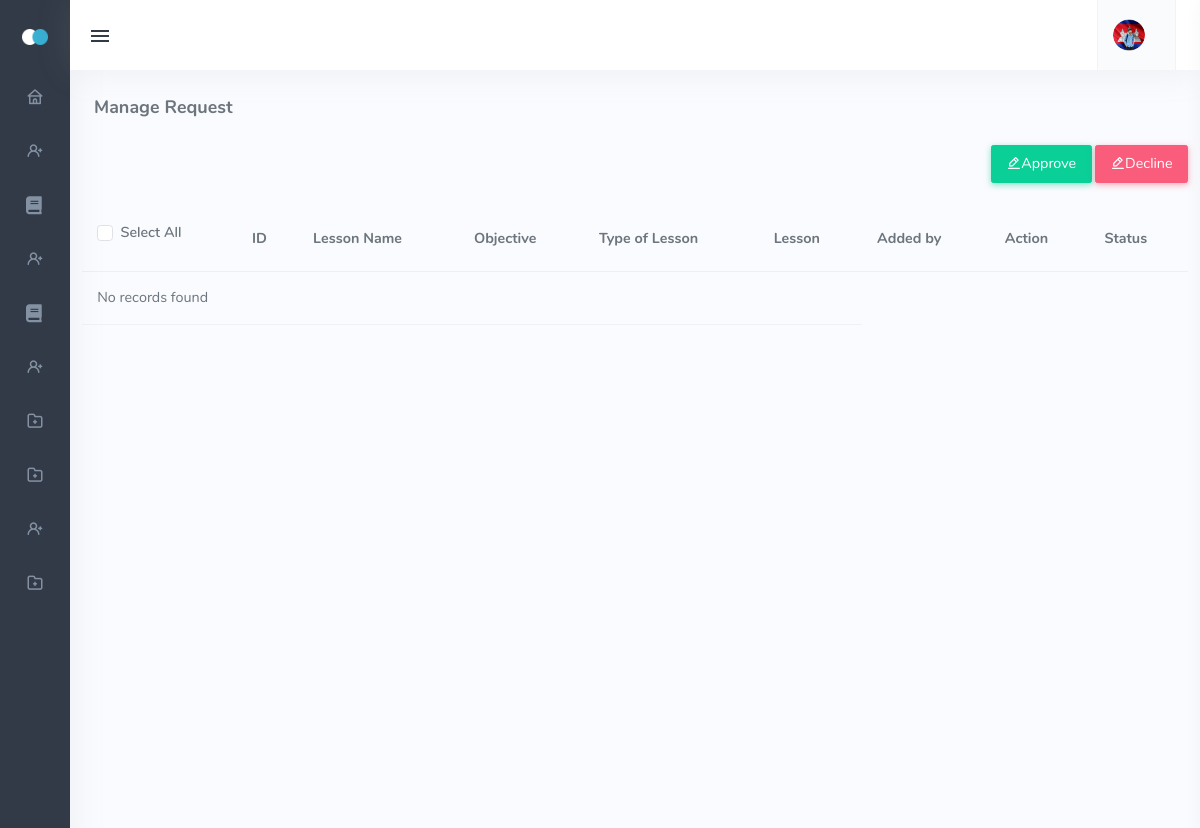
Before: /admin_pending_lessons.php with the older database file.
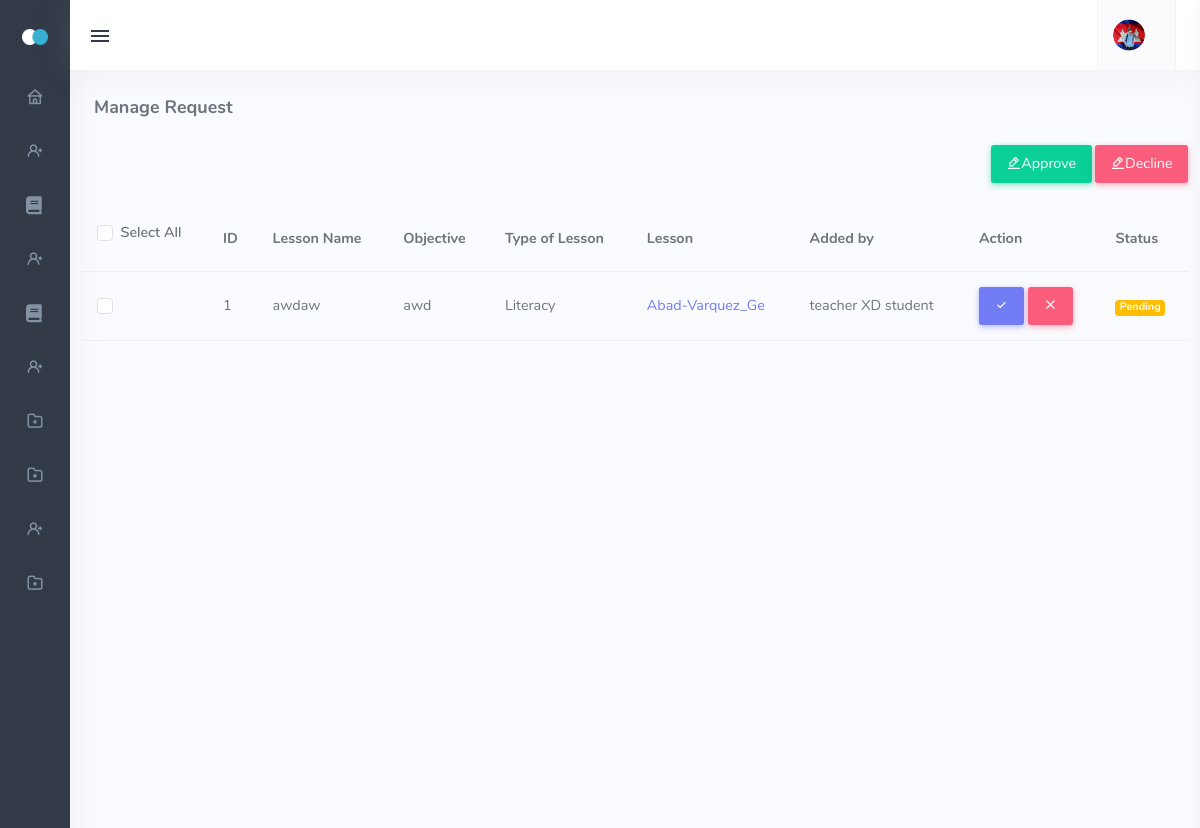
After: the same page with the newer database file.
### tables this page shows
CREATE TABLE `tbl_lesson` (
  `lesson_id` int(11) NOT NULL,
  `name` varchar(244) NOT NULL,
  `objective` text NOT NULL,
  `type` varchar(244) NOT NULL,
  `lesson_files_id` int(11) NOT NULL,
  `added_by` int(11) NOT NULL
);

CREATE TABLE `tbl_lesson_files` (
  `lesson_files_id` int(11) NOT NULL,
  `lesson` text NOT NULL,
  `added_by` int(11) NOT NULL,
  `status` int(11) NOT NULL
);

CREATE TABLE `tbl_userinfo` (
  `user_id` int(11) NOT NULL,
  `firstname` varchar(244) NOT NULL,
  `middlename` varchar(244) NOT NULL,
  `lastname` varchar(244) NOT NULL,
  `birthday` date NOT NULL,
  `gender` varchar(244) NOT NULL
);

### admin_pending_lessons.php (the view, shortened to what the changed rows need)
<!DOCTYPE html>
<html lang="en" class="menuitem-active"><head>
    <link href="assets/css/icons.min.css" rel="stylesheet" type="text/css">
    <link href="assets/css/app.min.css" rel="stylesheet" type="text/css" id="light-style">
    <link href="assets/css/app-dark.min.css" rel="stylesheet" type="text/css" id="dark-style" disabled="disabled">
    <link rel="stylesheet" href="https://cdnjs.cloudflare.com/ajax/libs/font-awesome/5.15.3/css/all.min.css">
    <link href="assets/css/vendor/quill.core.css" rel="stylesheet" type="text/css" />
    <link href="assets/css/vendor/quill.snow.css" rel="stylesheet" type="text/css" />
</head>
<body class="show" data-layout-config="{&quot;leftSideBarTheme&quot;:&quot;dark&quot;,&quot;layoutBoxed&quot;:false, &quot;leftSidebarCondensed&quot;:false, &quot;leftSidebarScrollable&quot;:false,&quot;darkMode&quot;:false, &quot;showRightSidebarOnStart&quot;: true}" data-leftbar-theme="dark" data-leftbar-compact-mode="condensed" style="visibility: visible;">
    <div class="wrapper">
                <thead>
                    <tr>
                        <th class="">
                            <div class="form-check form-checkbox-success mb-2">
                                <input type="checkbox" class="form-check-input" id="customCheckAll">
                                <label class="form-check-label" for="customCheckAll">Select All</label>
                            </div>
                        </th>
                        <th>ID</th>
                        <th>Lesson Name</th>
                        <th>Objective</th>
                        <th>Type of Lesson</th>
                        <th>Lesson</th>
                        <th>Added by</th>
                        <th>Action</th>
                        <th>Status</th>
                    </tr>
                </thead>
                <tbody>
                    <?php
                    include 'dbcon.php';
                    $sql = "SELECT tbl_lesson.lesson_id, tbl_lesson.name, tbl_lesson.objective, tbl_lesson.type, tbl_lesson.added_by,
                    tbl_lesson_files.lesson, tbl_lesson_files.status, tbl_userinfo.firstname, tbl_userinfo.middlename, tbl_userinfo.lastname
                    FROM tbl_lesson
                    JOIN tbl_userinfo ON tbl_lesson.added_by = tbl_userinfo.user_id
                    JOIN tbl_lesson_files ON tbl_lesson.added_by = tbl_lesson_files.added_by
                    WHERE tbl_lesson.added_by = tbl_lesson_files.added_by AND tbl_lesson_files.status = 2";
                    $result = mysqli_query($conn, $sql);
                    if ($result && mysqli_num_rows($result) > 0) {
                        while ($row = mysqli_fetch_assoc($result)) {
                            ?>
                                                    <tr>
                            <td>
                                <div class="form-check form-checkbox-success">
                                    <input type="checkbox" class="form-check-input customCheckbox" id="customCheckcolor2">
                                </div>
                            </td>
                            <td><?php echo $row['lesson_id']; ?></td>
                            <td><?php echo $row['name']; ?></td>
                            <td><?php echo $row['objective']; ?></td>
                            <td><?php echo $row['type']; ?></td>
                            <td><a href="teachers/lessons/<?php echo $row['lesson']; ?>" target="_blank"><?php echo substr($row['lesson'], 0, 15); ?></a></td>
                            <td><?php echo $row['firstname'] . ' ' . $row['middlename'] . ' ' . $row['lastname']; ?></td>
                            <td>
                            <a href="admin_lesson_accept.php?lesson=<?php echo $row['lesson'] ?>" class="accept">
                                <button type="button" class="btn btn-primary"><i class="uil-check"></i></button>
                            </a>
                            <a href="admin_lesson_decline.php?lesson=<?php echo $row['lesson'] ?>" class="decline">
                                <button type="button" class="btn btn-danger"><i class="mdi mdi-window-close"></i></button>
                            </a>
                            </td>
                            <td>
                                <?php
                                if ($row['status'] == 2) {
                                    echo '<span class="badge bg-warning">Pending</span>';
                                }
                                 else {
                                    echo "<tr><td colspan='6'>No records found</td></tr>";
                                }
                                ?>
                            </td>
                        </tr>
                        <?php
                            }
                        } else {
                            echo "<tr><td colspan='6'>No records found</td></tr>";
                        }
                        ?>
                </tbody>
</body></html>

Changed rows visible on the page:
added tbl_lesson: lesson_id "1", name "awdaw", objective "awd", type "Literacy", tbl_lesson_files.lesson "Abad-Varquez_Ge", added_by.firstname "teacher", added_by.middlename "XD", added_by.lastname "student"
Other visible differences:
text no longer shown: "No records found"
